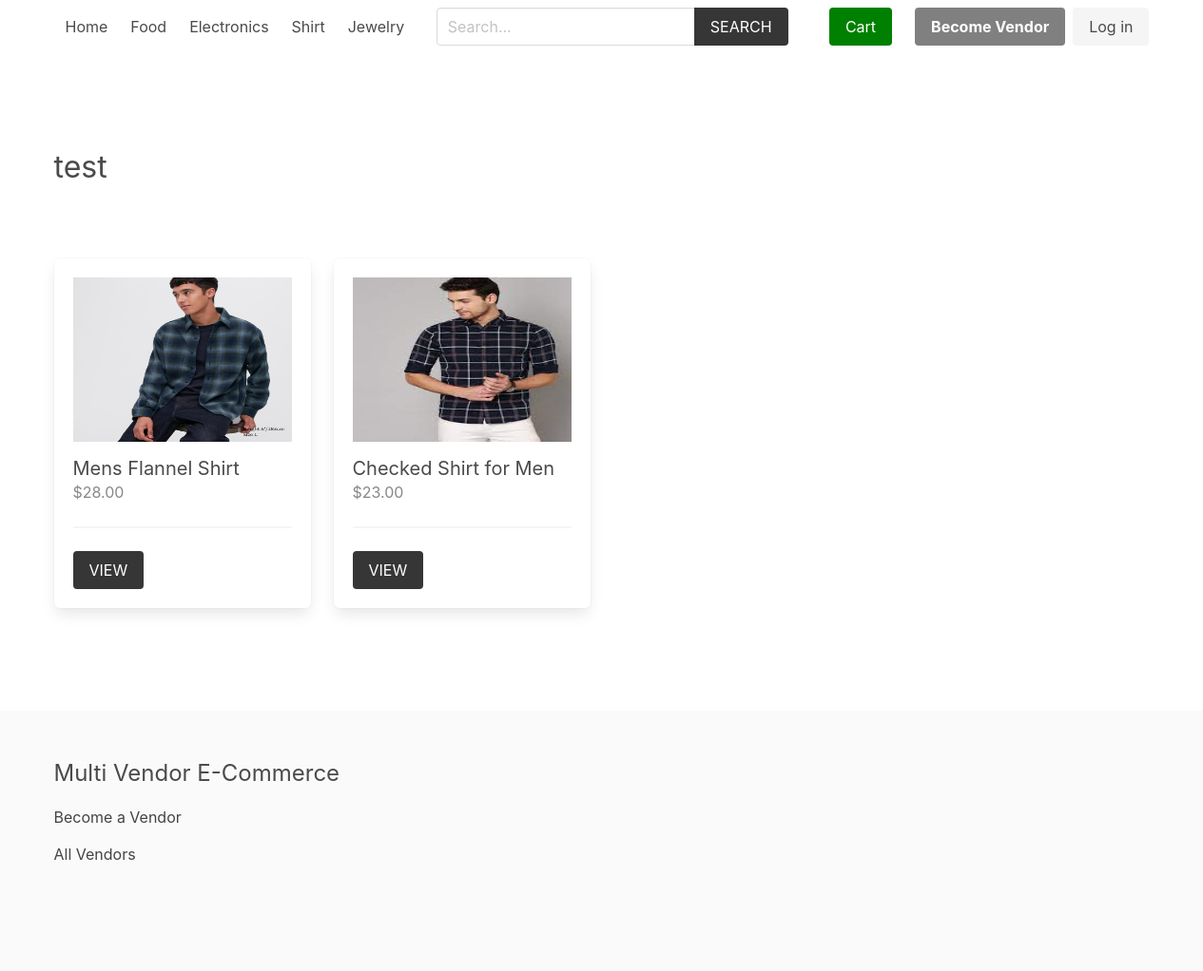
The page /vendor/3/ on the database its author committed.
### product/models.py (models this page shows, shortened)
class Category(models.Model):
    title = models.CharField(max_length=50)
    slug = models.SlugField(max_length=55)
    ordering = models.IntegerField(default=0)
    class Meta:
        ordering = ['ordering']

class Product(models.Model):
    category = models.ForeignKey(Category, related_name='products', on_delete=models.CASCADE)
    vendor = models.ForeignKey(Vendor, related_name="products", on_delete=models.CASCADE)
    title = models.CharField(max_length=50)
    slug = models.SlugField(max_length=55)
    description = models.TextField(blank=True, null=True)
    price = models.DecimalField(max_digits=6, decimal_places=2)
    added_date = models.DateTimeField(auto_now_add=True)
    image = models.ImageField(upload_to='uploads/', blank=True, null=True)
    thumbnail = models.ImageField(upload_to='uploads/', blank=True, null=True) # Change uploads to thumbnails
    class Meta:
        ordering = ['-added_date']
    def get_thumbnail(self):
        if self.thumbnail:
            return self.thumbnail.url

### vendor/models.py (models this page shows, shortened)
class Vendor(models.Model):
    name = models.CharField(max_length=255)
    created_at = models.DateTimeField(auto_now_add=True)
    created_by = models.OneToOneField(User, related_name='vendor', on_delete=models.CASCADE)
    class Meta:
        ordering = ['name']

### vendor/views.py (the view)
# urls.py: path('vendor/', include('vendor.urls')),
def vendor(request, vendor_id):
    vendor = get_object_or_404(Vendor, pk=vendor_id)
    return render(request, 'vendor/vendor.html', {'vendor': vendor})

### cart/cart.py (called while the page is built)
    def __len__(self):
        return sum(item['quantity'] for item in self.cart.values())

### cart/context_processors.py (called while the page is built)
def cart(request):
    return {'cart': Cart(request)}

### product/context_processors.py (called while the page is built)
def menu_categories(request):
    categories = Category.objects.all()
    return {'categories': categories}

### templates/vendor/vendor.html (shortened to what this page needs)
{% extends 'core/base.html' %}
{% block content %}
    <div class="columns is-multiline mb-6">
        <div class="column is-12 has-test-centered mt-6 mb-6">
            <h2 class="is-size-3">{{vendor.name}}</h2>
        </div>
        {% for product in vendor.products.all %}
            {% include 'product/parts/list_item.html' %}
        {% endfor %}
    </div>
{% endblock content %}

### templates/core/base.html (shortened to what this page needs)
{% load static %}
<!DOCTYPE html>
<html lang="en">
<head>
    <link rel="stylesheet" href="https://cdn.jsdelivr.net/npm/bulma@0.9.2/css/bulma.min.css">
    <link rel="stylesheet" href="{% static 'css/main.css' %}">
</head>
<body>
    <div class="container">
        <nav class="navbar" role="navigation" aria-label="main navigation">
            <div id="navbarBasicExample" class="navbar-menu">
                <div class="navbar-start">
                <a class="navbar-item" href="{% url 'core:home' %}">
                    Home
                </a>
                {% for category in categories %}
                    <a class="navbar-item" href="{% url 'product:category' category.slug %}">
                        {{category.title}}
                    </a>
                {% endfor %}
                </div>
                <div class="navbar-start">
                    <div class="navbar-item">
                        <form method="get" action="{% url 'product:search' %}">
                            <div class="field has-addons">
                                <div class="control">
                                    <input type="search" name="query" id="" class="input" placeholder="Search...">
                                </div>
                                <div class="control">
                                    <button class="button is-dark is-uppercase">Search</button>
                                </div>
                            </div>
                        </form>
                    </div>
                </div>
                <div class="navbar-end">
                <div class="navbar-item">
                    <a href="{% url 'cart:cart' %}" class="button is-warning" style="background-color: green; color:white;">Cart {% if cart %}({{cart|length}}){% endif %}</a>
                </div>
                {% if request.user.is_authenticated %}
                <div class="navbar-item has-dropdown is-hoverable">
                    <a class="navbar-link is-capitalized">
                    {{user.vendor.name}}
                    </a>
                    <div class="navbar-dropdown">
                    <a class="navbar-item" href="{% url 'vendor:vendor-admin' %}">
                        Profile
                    </a>
                    <a class="navbar-item" href="{% url 'vendor:edit-vendor' %}">
                        Update Profile
                    </a>
                    <a class="navbar-item" href="{% url 'vendor:add-product' %}">
                        Add Product
                    </a>
                    <hr class="navbar-divider">
                    <a class="navbar-item" href="{% url 'vendor:logout' %}">
                        Logout
                    </a>
                    </div>
                </div>
                {% else %}
                <div class="navbar-item">
                    <div class="buttons">
                        <a class="button is-primary" href="{% url 'vendor:become-vendor' %}" style="background-color: gray;">
                            <strong>Become Vendor</strong>
                        </a>
                        <a class="button is-light" href="{% url 'vendor:login' %}">
                            Log in
                        </a>
                    </div>
                </div>
                {% endif %}
                </div>
            </div>
            </nav>
    </div>
    <section class="section">
        <div class="container">
            {% block content %}{% endblock content %}
        </div>
    </section>
    <footer class="footer">
        <div class="container">
            <h3 class="is-size-4 mb-4">Multi Vendor E-Commerce</h3>
            {% if request.user.is_authenticated %}
                <a href="{% url 'vendor:vendor-admin' %}">Vendor Admin</a>
            {% else %}
                <a href="{% url 'vendor:become-vendor' %}">Become a Vendor</a>
            {% endif %}
            <br>
            <a href="{% url 'vendor:vendors' %}">All Vendors</a>
        </div>
    </footer>
</body>
</html>

### templates/product/parts/list_item.html
<div class="column is-3 product-list-item">
                <div class="box">
                    <figure class="image is-4by3 mb-4">
                        <img src="{{ product.get_thumbnail }}" alt="{{product.title}}">
                    </figure>
                    <h2 class="subtitle">{{product.title}}</h2>
                    <h3 class="price is-size-6 mb-5">${{product.price}}</h3>
                    <hr>
                    <a href="{% url 'product:product' product.category.slug product.slug %}" class="button is-dark is-uppercase">View</a>
                </div>
            </div>

### core/static/css/main.css (style rules this page uses)
.footer a { margin-bottom: 15px; display: inline-block; color: #444; }
.product-list-item .box .subtitle { margin-bottom: 0; }
.product-list-item .box .price { color: #888; }

### rows shown on the page
Category: title "Food"
Category: title "Electronics"
Category: title "Shirt"
Category: title "Jewelry"
Vendor: name "test"
Product: get_thumbnail (picture), title "Mens Flannel Shirt", price "28.00"
Product: get_thumbnail (picture), title "Checked Shirt for Men", price "23.00"
